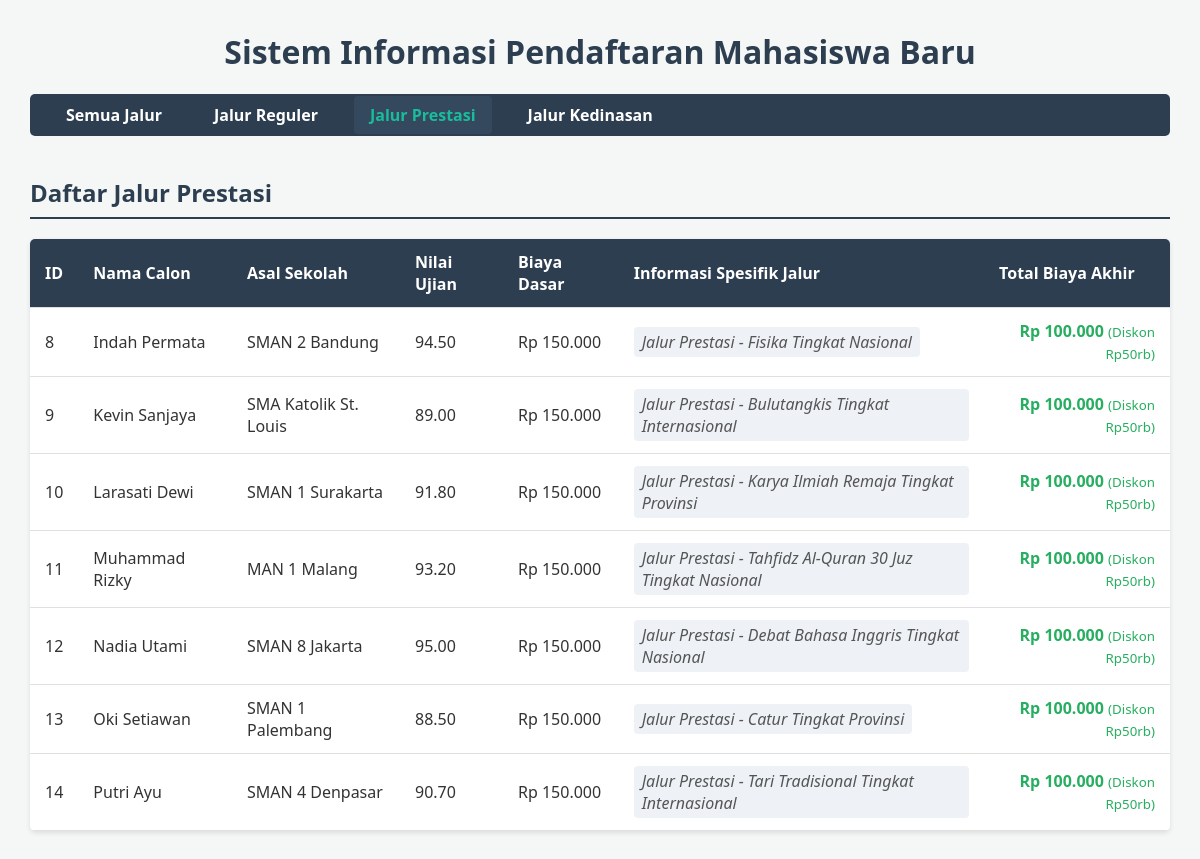
Screenshot of /index.php?jalur=Prestasi with the database file from the repository.
### tables this page shows
CREATE TABLE `tabel_pendaftaran` (
  `id_pendaftaran` int NOT NULL,
  `nama_calon` varchar(100) NOT NULL,
  `asal_sekolah` varchar(100) NOT NULL,
  `nilai_ujian` decimal(5,2) NOT NULL,
  `biaya_pendaftaran_dasar` decimal(10,2) NOT NULL,
  `jalur_pendaftaran` enum('Reguler','Prestasi','Kedinasan') NOT NULL,
  `pilihan_prodi` varchar(100) DEFAULT NULL,
  `lokasi_kampus` varchar(100) DEFAULT NULL,
  `jenis_prestasi` varchar(50) DEFAULT NULL,
  `tingkat_prestasi` varchar(50) DEFAULT NULL,
  `sk_ikatan_dinas` varchar(50) DEFAULT NULL,
  `instansi_sponsor` varchar(100) DEFAULT NULL
);

### PendaftaranPrestasi.php (called while the page is built, shortened)
<?php
require_once 'Pendaftaran.php';
class PendaftaranPrestasi extends Pendaftaran {
    private $jenisPrestasi;
    private $tingkatPrestasi;
    public function __construct($id = null, $nama = null, $sekolah = null, $nilai = null, $biayaDasar = null, $jenis = null, $tingkat = null) {
        $this->jenisPrestasi = $jenis;
        $this->tingkatPrestasi = $tingkat;
    }
    public function hitungTotalBiaya() {
        return $this->biayaPendaftaranDasar - 50000;
    }
    public function tampilkanInfoJalur() {
        return "Jalur Prestasi - " . $this->jenisPrestasi . " Tingkat " . $this->tingkatPrestasi;
    }
    public static function getDaftarPrestasi($db) {
        $query = "SELECT id_pendaftaran, nama_calon, asal_sekolah, nilai_ujian, biaya_pendaftaran_dasar, jenis_prestasi, tingkat_prestasi
                  FROM tabel_pendaftaran
                  WHERE jalur_pendaftaran = 'Prestasi'";
        $stmt = $db->prepare($query);
        $stmt->execute();
        return $stmt->fetchAll(PDO::FETCH_ASSOC);
    }
}

### Pendaftaran.php (called while the page is built, shortened)
<?php
abstract class Pendaftaran {
    protected $id_pendaftaran;
    protected $nama_calon;
    protected $asal_sekolah;
    protected $nilai_ujian;
    protected $biayaPendaftaranDasar;
    public function __construct($id, $nama, $sekolah, $nilai, $biayaDasar) {
        $this->id_pendaftaran = $id;
        $this->nama_calon = $nama;
        $this->asal_sekolah = $sekolah;
        $this->nilai_ujian = $nilai;
        $this->biayaPendaftaranDasar = $biayaDasar;
    }
    public function getIdPendaftaran() { return $this->id_pendaftaran; }
    public function getNamaCalon() { return $this->nama_calon; }
    public function getAsalSekolah() { return $this->asal_sekolah; }
    public function getNilaiUjian() { return $this->nilai_ujian; }
    public function getBiayaPendaftaranDasar() { return $this->biayaPendaftaranDasar; }
}
?>

### index.php (the view, shortened to what this page needs)
<?php
require_once 'Pendaftaran.php';
require_once 'PendaftaranPrestasi.php';
$database = new Database();
$db = $database->getConnection();
$queryJalur = "SELECT DISTINCT jalur_pendaftaran FROM tabel_pendaftaran";
$stmtJalur = $db->prepare($queryJalur);
$stmtJalur->execute();
$listJalur = $stmtJalur->fetchAll(PDO::FETCH_COLUMN);
$filterJalur = isset($_GET['jalur']) ? $_GET['jalur'] : 'Semua';
$dataPrestasi  = [];
if ($filterJalur == 'Semua' || $filterJalur == 'Prestasi') {
    $dataPrestasi = PendaftaranPrestasi::getDaftarPrestasi($db);
}
?>
<!DOCTYPE html>
<html lang="id">
<head>
</head>
<body>
    <h1>Sistem Informasi Pendaftaran Mahasiswa Baru</h1>
    <nav class="navbar">
        <ul>
            <li>
                <a href="index.php?jalur=Semua" class="<?= $filterJalur == 'Semua' ? 'active' : ''; ?>">
                    Semua Jalur
                </a>
            </li>
            <?php foreach ($listJalur as $jalur): ?>
                <li>
                    <a href="index.php?jalur=<?= urlencode($jalur); ?>" class="<?= $filterJalur == $jalur ? 'active' : ''; ?>">
                        Jalur <?= htmlspecialchars($jalur); ?>
                    </a>
                </li>
            <?php endforeach; ?>
        </ul>
    </nav>
    <?php if ($filterJalur == 'Semua' || $filterJalur == 'Prestasi'): ?>
        <h2>Daftar Jalur Prestasi</h2>
        <table>
            <thead>
                <tr>
                    <th>ID</th>
                    <th>Nama Calon</th>
                    <th>Asal Sekolah</th>
                    <th>Nilai Ujian</th>
                    <th>Biaya Dasar</th>
                    <th>Informasi Spesifik Jalur</th>
                    <th>Total Biaya Akhir</th>
                </tr>
            </thead>
            <tbody>
                <?php if (count($dataPrestasi) > 0): ?>
                    <?php foreach ($dataPrestasi as $row): ?>
                        <?php
                        $objek = new PendaftaranPrestasi(
                            $row['id_pendaftaran'], $row['nama_calon'], $row['asal_sekolah'],
                            $row['nilai_ujian'], $row['biaya_pendaftaran_dasar'],
                            $row['jenis_prestasi'], $row['tingkat_prestasi']
                        );
                        ?>
                        <tr>
                            <td><?= $objek->getIdPendaftaran(); ?></td>
                            <td><?= htmlspecialchars($objek->getNamaCalon()); ?></td>
                            <td><?= htmlspecialchars($objek->getAsalSekolah()); ?></td>
                            <td><?= $objek->getNilaiUjian(); ?></td>
                            <td>Rp <?= number_format($objek->getBiayaPendaftaranDasar(), 0, ',', '.'); ?></td>
                            <td><span class="info-unik"><?= $objek->tampilkanInfoJalur(); ?></span></td>
                            <td class="text-right" style="color: #27ae60;"><strong>Rp <?= number_format($objek->hitungTotalBiaya(), 0, ',', '.'); ?></strong> <small>(Diskon Rp50rb)</small></td>
                        </tr>
                    <?php endforeach; ?>
                <?php else: ?>
                    <tr><td colspan="7" style="text-align:center;">Tidak ada data pendaftar prestasi.</td></tr>
                <?php endif; ?>
            </tbody>
        </table>
    <?php endif; ?>
</body>
</html>

### index.php (style rules this page uses)
body { font-family: 'Segoe UI', Tahoma, Geneva, Verdana, sans-serif; margin: 30px; background-color: #f4f7f6; color: #333; }
h1 { text-align: center; color: #2c3e50; }
h2 { color: #2c3e50; border-bottom: 2px solid #2c3e50; padding-bottom: 8px; margin-top: 40px; }
.navbar { background-color: #2c3e50; padding: 10px 20px; border-radius: 5px; margin-bottom: 20px; }
.navbar ul { list-style-type: none; padding: 0; margin: 0; display: flex; }
.navbar li { margin-right: 20px; }
.navbar a { color: #fff; text-decoration: none; font-weight: bold; padding: 8px 16px; border-radius: 4px; transition: 0.3s; }
.navbar a:hover, .navbar a.active { background-color: #34495e; color: #1abc9c; }
table { width: 100%; border-collapse: collapse; margin-top: 15px; background: #fff; box-shadow: 0 2px 5px rgba(0,0,0,0.1); border-radius: 5px; overflow: hidden; }
th, td { padding: 12px 15px; text-align: left; border-bottom: 1px solid #e0e0e0; }
th { background-color: #2c3e50; color: white; font-weight: 600; }
.text-right { text-align: right; }
.info-unik { font-style: italic; color: #555; background-color: #eef2f7; padding: 4px 8px; border-radius: 4px; display: inline-block; }

### rows the page displays
tabel_pendaftaran: id_pendaftaran "8", nama_calon "Indah Permata", asal_sekolah "SMAN 2 Bandung", nilai_ujian "94.50", biaya_pendaftaran_dasar "150.000", $objek->tampilkanInfoJalur() "Jalur Prestasi - Fisika Tingkat Nasional", biaya_pendaftaran_dasar "100.000"
tabel_pendaftaran: id_pendaftaran "9", nama_calon "Kevin Sanjaya", asal_sekolah "SMA Katolik St. Louis", nilai_ujian "89.00", biaya_pendaftaran_dasar "150.000", $objek->tampilkanInfoJalur() "Jalur Prestasi - Bulutangkis Tingkat Internasional", biaya_pendaftaran_dasar "100.000"
tabel_pendaftaran: id_pendaftaran "10", nama_calon "Larasati Dewi", asal_sekolah "SMAN 1 Surakarta", nilai_ujian "91.80", biaya_pendaftaran_dasar "150.000", $objek->tampilkanInfoJalur() "Jalur Prestasi - Karya Ilmiah Remaja Tingkat Provinsi", biaya_pendaftaran_dasar "100.000"
tabel_pendaftaran: id_pendaftaran "11", nama_calon "Muhammad Rizky", asal_sekolah "MAN 1 Malang", nilai_ujian "93.20", biaya_pendaftaran_dasar "150.000", $objek->tampilkanInfoJalur() "Jalur Prestasi - Tahfidz Al-Quran 30 Juz Tingkat Nasional", biaya_pendaftaran_dasar "100.000"
tabel_pendaftaran: id_pendaftaran "12", nama_calon "Nadia Utami", asal_sekolah "SMAN 8 Jakarta", nilai_ujian "95.00", biaya_pendaftaran_dasar "150.000", $objek->tampilkanInfoJalur() "Jalur Prestasi - Debat Bahasa Inggris Tingkat Nasional", biaya_pendaftaran_dasar "100.000"
tabel_pendaftaran: id_pendaftaran "13", nama_calon "Oki Setiawan", asal_sekolah "SMAN 1 Palembang", nilai_ujian "88.50", biaya_pendaftaran_dasar "150.000", $objek->tampilkanInfoJalur() "Jalur Prestasi - Catur Tingkat Provinsi", biaya_pendaftaran_dasar "100.000"
tabel_pendaftaran: id_pendaftaran "14", nama_calon "Putri Ayu", asal_sekolah "SMAN 4 Denpasar", nilai_ujian "90.70", biaya_pendaftaran_dasar "150.000", $objek->tampilkanInfoJalur() "Jalur Prestasi - Tari Tradisional Tingkat Internasional", biaya_pendaftaran_dasar "100.000"

### other values shown
$jalur "Reguler"
$jalur "Prestasi"
$jalur "Kedinasan"
